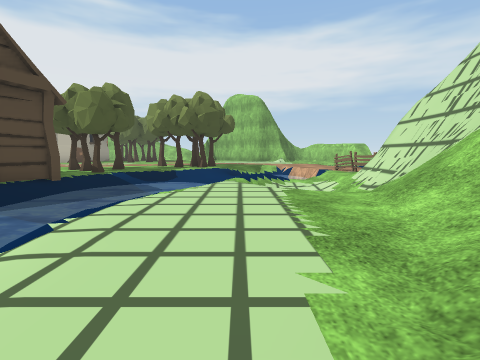
View 1 (above)

20 first-person views from a walk through a Unity game level. The camera is 1.2 m above the floor, tilts 6° down and sees 85° across. The floor is counted in squares, 2 m on a side. Each view is taken from the middle of a square. On the plan, view 1 faces up. The plan holds only what a view shows up to about 9 squares ahead; the rest is blank. The place goes on beyond the plan. Some animated figures are left out. Some surface patterns are stand-ins.

View 2
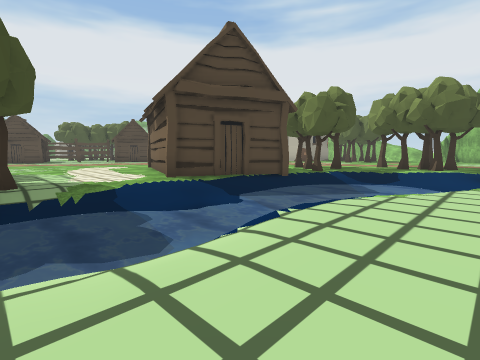

View 3
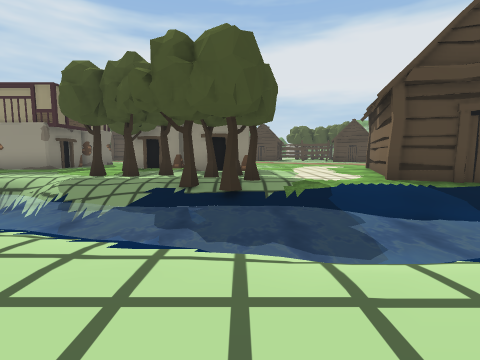

View 4
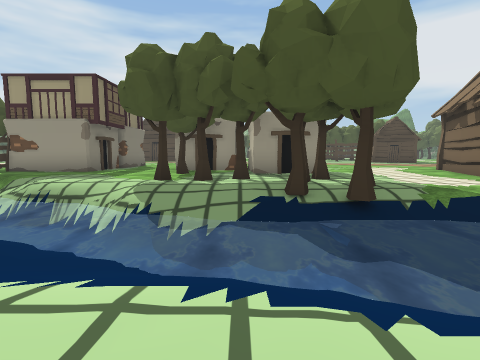

View 5
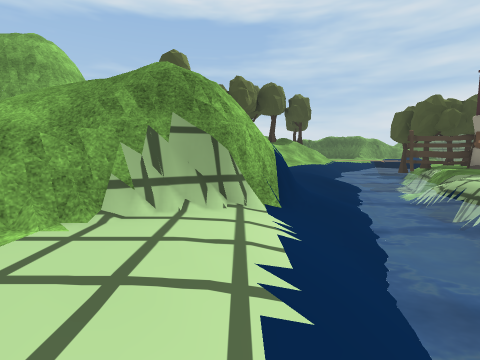

View 6
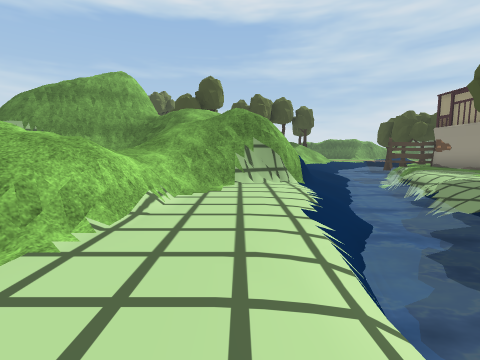

View 7
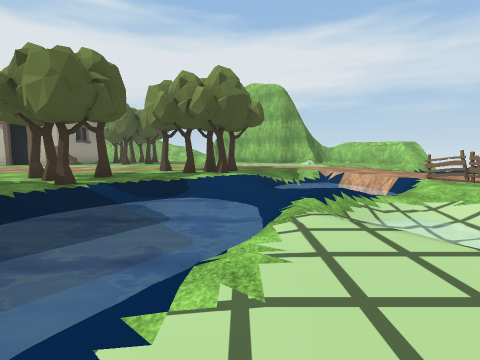

View 8
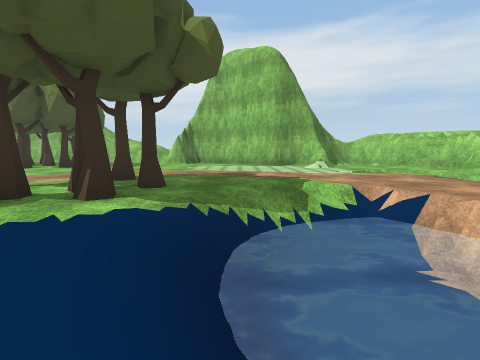

View 9
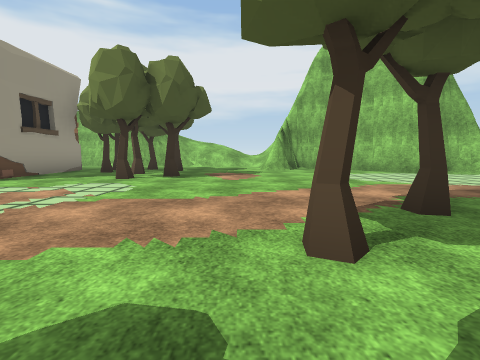

View 10
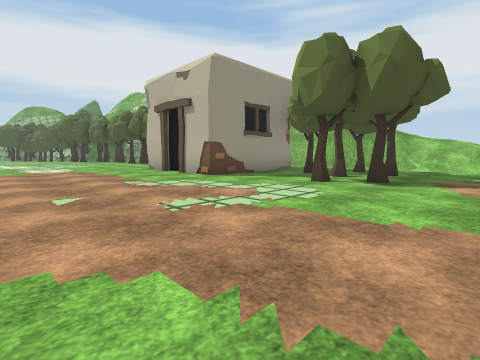

View 11
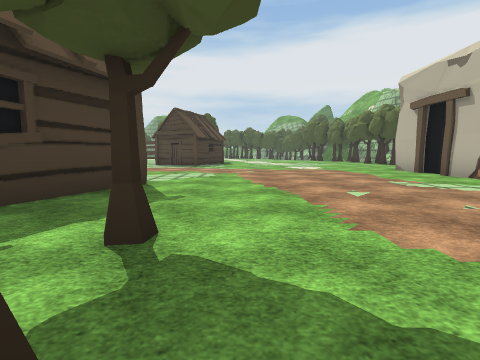

View 12
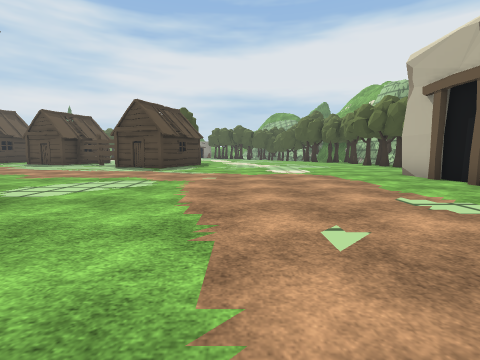

View 13
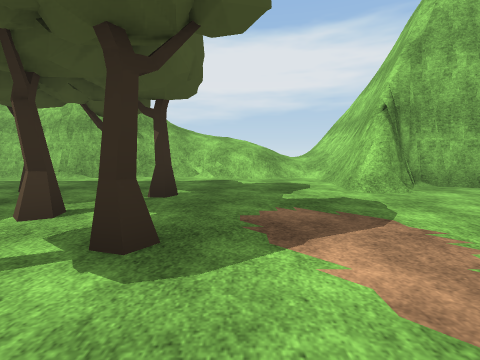

View 14
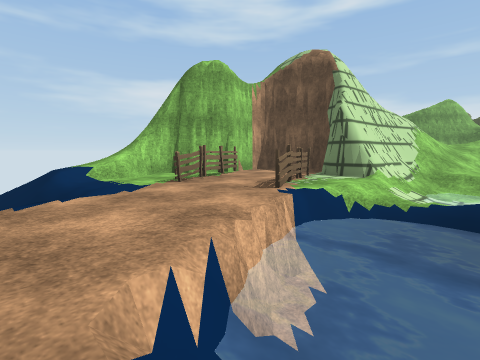

View 15
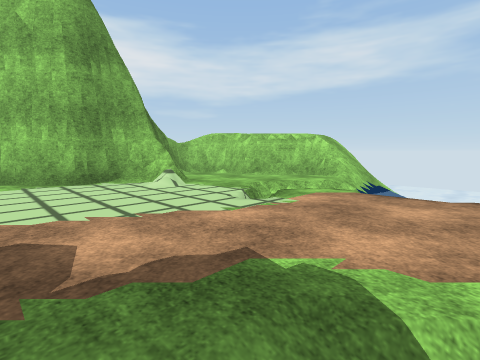

View 16
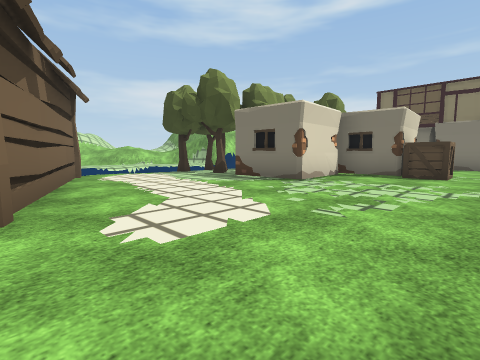

View 17
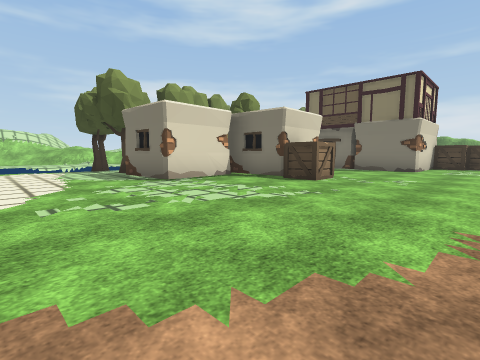

View 18
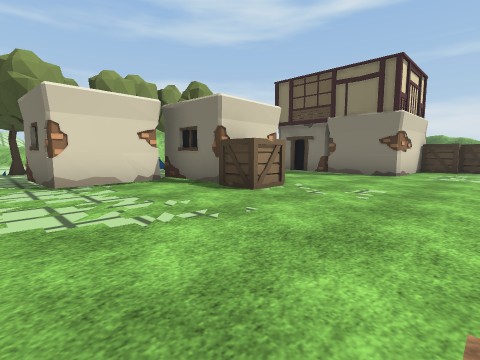

View 19
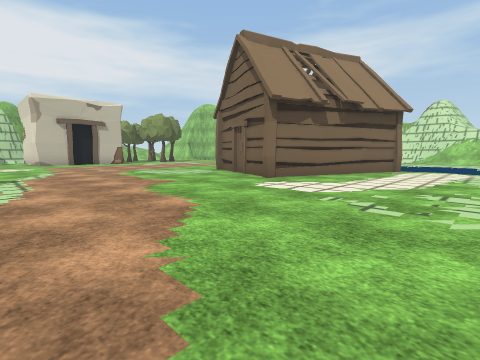

View 20
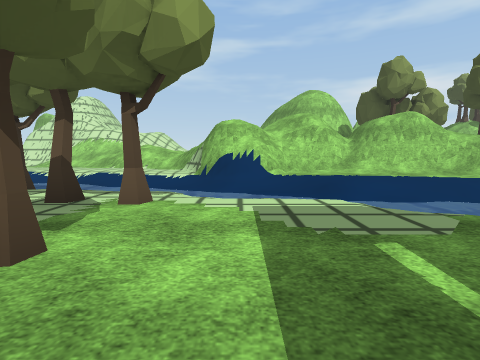

### Floor plan
Key: @ floor where view 1 was taken; # wall or solid block; . main floor; : floor 0.5 m higher than the main floor; - floor 0.75 m lower than the main floor; + floor 2.5 m higher than the main floor; / step, stairs or slope; = window, fence, low wall or low ledge; ~ water the walk can cross; ≈ water the walk keeps out of; T tree; F fence; C crate; O other object.
Columns run from 15 left of view 1 to 8 right of it. Each row starts with its distance up from view 1.
 24              #
 23         /////#
 22     #####////#
 21     #.....//##
 20      .......####
 19      #.TTT..#..##  ##
 18      #.TT.......###.#+
 17      #...T........#./##
 16 ..####..T......../..//#
 15 ................../≈/=#
 14 ..................// ≈≈≈
 13 .............T.....≈ ≈≈≈
 12 ............T.T.//.. ≈≈≈
 11 .............T./≈≈....:
 10 ...............≈≈≈...#=
  9 .........TTT///-≈≈F.F##
  8 ......#....T~≈-////FFF#
  7 ......### .≈≈≈≈///.F.##
  6 ......## ##≈≈≈≈/~-####
  5 .....#####/≈≈≈////####
  4 ........##/~~/..//##
  3 ..........//≈≈.../#=
  2 ........../-≈≈.../=
  1 ........../≈≈≈..///
  0 .....#O#TTT≈≈≈.@//
 -1 .....###.TT~~/////
 -2 ...C.O..T./≈≈/.//
 -3 ...C##..T.≈≈//=//
 -4 ....  T.T.≈≈/##//
 -5 .........≈≈≈/#/
 -6 .........≈≈//#///=####
 -7 ..####../≈≈///#///## #
 -8 ..#   ..≈≈-///#  /#
 -9 CC#   O≈≈≈~/.#=   #
-10       FF≈~/..#
-11       T    //#

Positions as (right, up) in squares from view 1, and headings:
1: (0, 0), facing up
2: (0, 0), facing up-left
3: (0, 0), facing left
4: (-1, -2), facing left
5: (-2, -1), facing down
6: (-1, 2), facing down
7: (-1, 3), facing up
8: (0, 8), facing up
9: (-4, 10), facing up
10: (-4, 11), facing up-left
11: (-4, 10), facing left
12: (-6, 11), facing left
13: (-5, 15), facing up
14: (1, 12), facing down-right
15: (0, 12), facing up-right
16: (-13, 5), facing down-right
17: (-15, 3), facing down-right
18: (-15, 1), facing down-right
19: (-15, 1), facing up-right
20: (-10, -5), facing right
